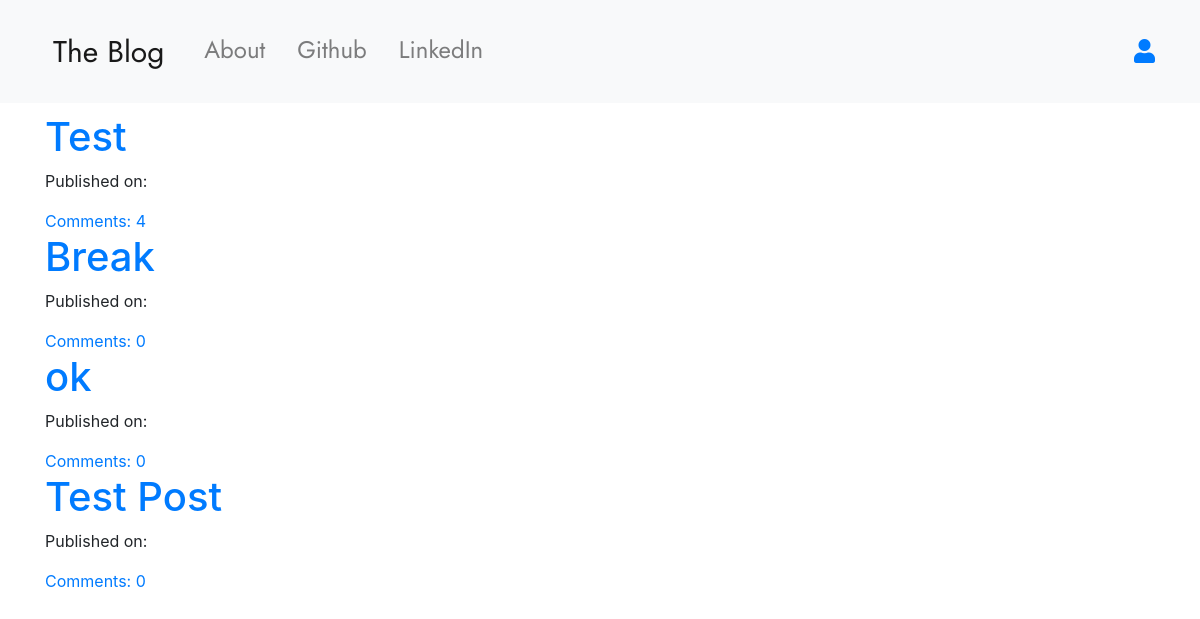
The page / on the database its author committed.
### blog/models.py (models this page shows, shortened)
class Post(models.Model):
    author = models.ForeignKey('auth.User',on_delete=models.CASCADE)
    title = models.CharField(max_length=200)
    text = models.TextField()
    created_date = models.DateTimeField(default=timezone.now())
    published_date = models.DateTimeField(blank=True,null=True)
    def approve_comments(self):
        return self.comments.filter(approved_comment=True)

### blog/views.py (the view)
# urls.py: path('',views.PostListView.as_view(),name='post_list'),
class PostListView(ListView):
    model = Post
    def get_queryset(self):
        return Post.objects.filter(published_date__lte=timezone.now()).order_by('-published_date')

### blog/templates/blog/post_list.html
{% extends "blog/base.html" %}
{% block content%}
<div class="centerstage">
  {% for post in post_list %}
  <div class="post">
    <h1><a href="{% url 'post_detail' pk=post.pk %}">{{ post.title }}</a> </h1>
    <div class="date">
      <p>Published on: {{ post.Published|date:"D M Y"}}</p>
    </div>
      <a href="{% url 'post_detail' pk=post.pk %}">Comments: {{ post.approve_comments.count}}</a>
  </div>
  {% endfor %}
</div>
{% endblock %}

### blog/static/css/blog.css (style rules this page uses)
.centerstage { margin-left: auto; margin-right: auto; }

### rows shown on the page
Post: title "Test", approve_comments.count "4"
Post: title "Break", approve_comments.count "0"
Post: title "ok", approve_comments.count "0"
Post: title "Test Post", approve_comments.count "0"
